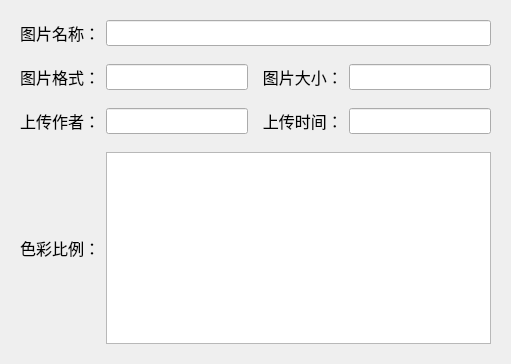
                     <widget class="QWidget" name="Exportwidget_Picture" native="true">
                      <layout class="QVBoxLayout" name="verticalLayout_27">
                       <property name="spacing">
                        <number>0</number>
                       </property>
                       <item>
                        <widget class="QWidget" name="Exportwidget_Picture_Name" native="true">
                         <layout class="QHBoxLayout" name="horizontalLayout_54">
                          <item>
                           <widget class="QLabel" name="Exportwidget_Picture_Namelabel">
                            <property name="font">
                             <font>
                              <pointsize>12</pointsize>
                             </font>
                            </property>
                            <property name="text">
                             <string>图片名称：</string>
                            </property>
                           </widget>
                          </item>
                          <item>
                           <widget class="QLineEdit" name="Exportwidget_Picture_NamelineEdit">
                            <property name="font">
                             <font>
                              <pointsize>11</pointsize>
                              <weight>75</weight>
                              <bold>true</bold>
                             </font>
                            </property>
                            <property name="alignment">
                             <set>Qt::AlignCenter</set>
                            </property>
                           </widget>
                          </item>
                         </layout>
                        </widget>
                       </item>
                       <item>
                        <widget class="QWidget" name="Exportwidget_Picture_FS" native="true">
                         <layout class="QHBoxLayout" name="horizontalLayout_52">
                          <item>
                           <widget class="QLabel" name="Exportwidget_Picture_FSlabelformat">
                            <property name="font">
                             <font>
                              <pointsize>12</pointsize>
                             </font>
                            </property>
                            <property name="text">
                             <string>图片格式：</string>
                            </property>
                           </widget>
                          </item>
                          <item>
                           <widget class="QLineEdit" name="Exportwidget_Picture_FSlineEditformat">
                            <property name="font">
                             <font>
                              <pointsize>11</pointsize>
                              <weight>75</weight>
                              <bold>true</bold>
                             </font>
                            </property>
                            <property name="alignment">
                             <set>Qt::AlignCenter</set>
                            </property>
                           </widget>
                          </item>
                          <item>
                           <widget class="QLabel" name="Exportwidget_Picture_FSlabelsize">
                            <property name="font">
                             <font>
                              <pointsize>12</pointsize>
                             </font>
                            </property>
                            <property name="text">
                             <string>  图片大小：</string>
                            </property>
                           </widget>
                          </item>
                          <item>
                           <widget class="QLineEdit" name="Exportwidget_Picture_FSlineEditsize">
                            <property name="font">
                             <font>
                              <pointsize>11</pointsize>
                              <weight>75</weight>
                              <bold>true</bold>
                             </font>
                            </property>
                            <property name="alignment">
                             <set>Qt::AlignCenter</set>
                            </property>
                           </widget>
                          </item>
                         </layout>
                        </widget>
                       </item>
                       <item>
                        <widget class="QWidget" name="Exportwidget_Picture_Create" native="true">
                         <layout class="QHBoxLayout" name="horizontalLayout_56">
                          <item>
                           <widget class="QLabel" name="Exportwidget_Picture_CreatelabelCreator">
                            <property name="font">
                             <font>
                              <pointsize>12</pointsize>
                             </font>
                            </property>
                            <property name="text">
                             <string>上传作者：</string>
                            </property>
                           </widget>
                          </item>
                          <item>
                           <widget class="QLineEdit" name="Exportwidget_Picture_CreatelineEditCreator">
                            <property name="font">
                             <font>
                              <pointsize>11</pointsize>
                              <weight>75</weight>
                              <bold>true</bold>
                             </font>
                            </property>
                            <property name="alignment">
                             <set>Qt::AlignCenter</set>
                            </property>
                           </widget>
                          </item>
                          <item>
                           <widget class="QLabel" name="Exportwidget_Picture_CreatelabelDate">
                            <property name="font">
                             <font>
                              <pointsize>12</pointsize>
                             </font>
                            </property>
                            <property name="text">
                             <string>  上传时间：</string>
                            </property>
                           </widget>
                          </item>
                          <item>
                           <widget class="QLineEdit" name="Exportwidget_Picture_CreatelineEditDate">
                            <property name="font">
                             <font>
                              <pointsize>11</pointsize>
                              <weight>75</weight>
                              <bold>true</bold>
                             </font>
                            </property>
                            <property name="alignment">
                             <set>Qt::AlignCenter</set>
                            </property>
                           </widget>
                          </item>
                         </layout>
                        </widget>
                       </item>
                       <item>
                        <widget class="QWidget" name="Exportwidget_Picture_Color" native="true">
                         <property name="minimumSize">
                          <size>
                           <width>0</width>
                           <height>90</height>
                          </size>
                         </property>
                         <layout class="QHBoxLayout" name="horizontalLayout_57">
                          <item>
                           <widget class="QLabel" name="Exportwidget_Picture_Colorlabel">
                            <property name="font">
                             <font>
                              <pointsize>12</pointsize>
                             </font>
                            </property>
                            <property name="text">
                             <string>色彩比例：</string>
                            </property>
                           </widget>
                          </item>
                          <item>
                           <widget class="QTextEdit" name="Exportwidget_Picture_ColortextEdit"/>
                          </item>
                         </layout>
                        </widget>
                       </item>
                      </layout>
                     </widget>
